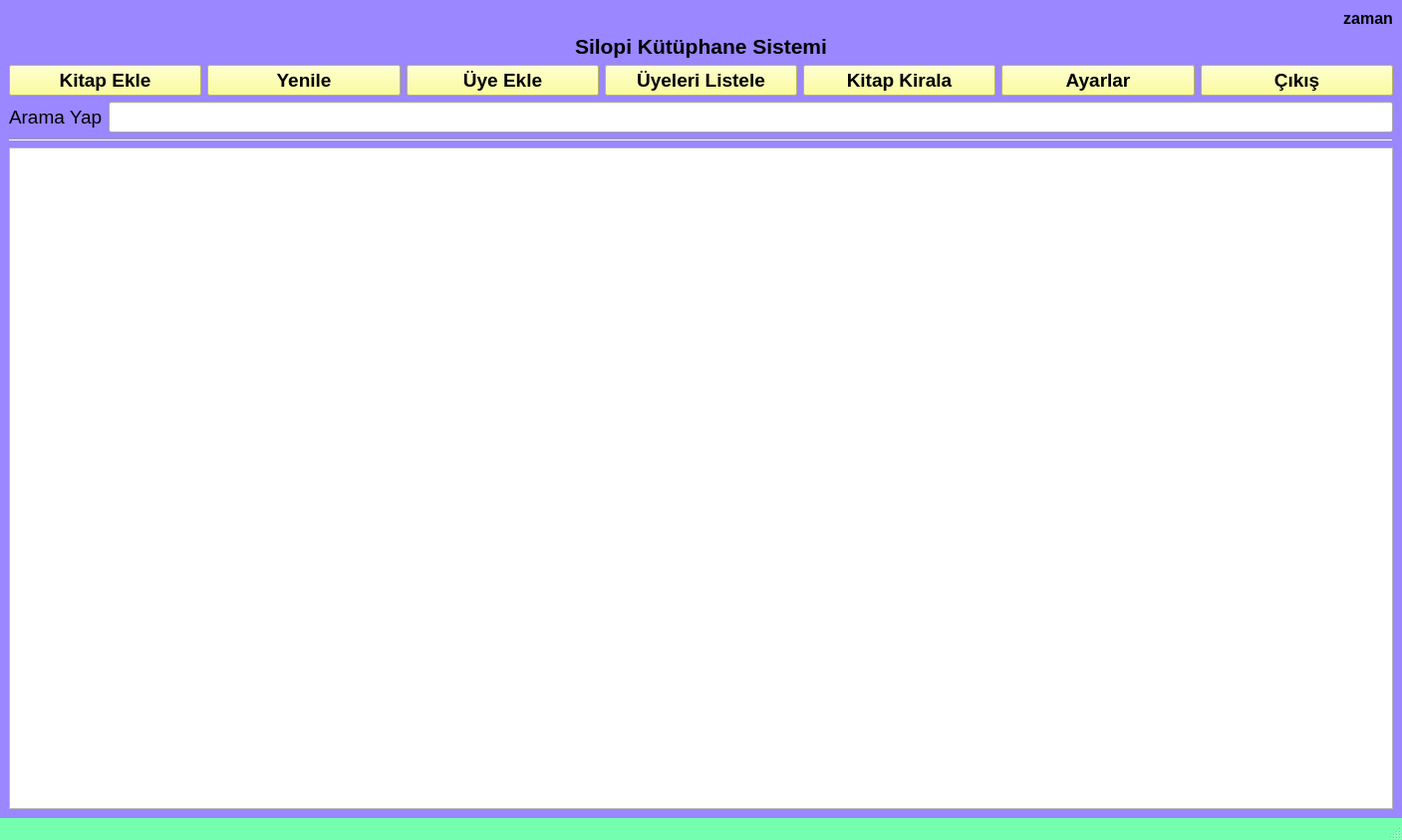
<?xml version="1.0" encoding="UTF-8"?>
<ui version="4.0">
 <class>MainWindow</class>
 <widget class="QMainWindow" name="MainWindow">
  <property name="geometry">
   <rect>
    <x>0</x>
    <y>0</y>
    <width>1407</width>
    <height>843</height>
   </rect>
  </property>
  <property name="sizePolicy">
   <sizepolicy hsizetype="Preferred" vsizetype="Preferred">
    <horstretch>0</horstretch>
    <verstretch>0</verstretch>
   </sizepolicy>
  </property>
  <property name="windowTitle">
   <string>MainWindow</string>
  </property>
  <property name="windowIcon">
   <iconset resource="resource.qrc">
    <normaloff>:/img/img/library.ico</normaloff>:/img/img/library.ico</iconset>
  </property>
  <property name="styleSheet">
   <string notr="true">#centralwidget{background-color: rgb(155, 135, 255);}

QPushButton{background-color: rgb(255, 255, 127);}

#statusbar{background-color: rgb(116, 255, 174);}
</string>
  </property>
  <widget class="QWidget" name="centralwidget">
   <layout class="QGridLayout" name="gridLayout">
    <item row="3" column="0" colspan="2">
     <layout class="QHBoxLayout" name="horizontalLayout_4">
      <item>
       <widget class="QLabel" name="label_search">
        <property name="font">
         <font>
          <pointsize>14</pointsize>
         </font>
        </property>
        <property name="text">
         <string>Arama Yap</string>
        </property>
       </widget>
      </item>
      <item>
       <widget class="QLineEdit" name="lineEdit_search">
        <property name="font">
         <font>
          <pointsize>14</pointsize>
          <weight>75</weight>
          <bold>true</bold>
         </font>
        </property>
       </widget>
      </item>
     </layout>
    </item>
    <item row="2" column="0" colspan="2">
     <layout class="QHBoxLayout" name="horizontalLayout_3">
      <item>
       <widget class="QPushButton" name="pushButton_add_book">
        <property name="font">
         <font>
          <pointsize>14</pointsize>
          <weight>75</weight>
          <bold>true</bold>
         </font>
        </property>
        <property name="styleSheet">
         <string notr="true"/>
        </property>
        <property name="text">
         <string>Kitap Ekle</string>
        </property>
        <property name="icon">
         <iconset resource="resource.qrc">
          <normaloff>:/img/img/books_2.ico</normaloff>:/img/img/books_2.ico</iconset>
        </property>
        <property name="iconSize">
         <size>
          <width>70</width>
          <height>70</height>
         </size>
        </property>
       </widget>
      </item>
      <item>
       <widget class="QPushButton" name="pushButton_refresh_books_list">
        <property name="font">
         <font>
          <pointsize>14</pointsize>
          <weight>75</weight>
          <bold>true</bold>
         </font>
        </property>
        <property name="styleSheet">
         <string notr="true"/>
        </property>
        <property name="text">
         <string>Yenile</string>
        </property>
        <property name="icon">
         <iconset resource="resource.qrc">
          <normaloff>:/img/img/refresh.ico</normaloff>:/img/img/refresh.ico</iconset>
        </property>
        <property name="iconSize">
         <size>
          <width>70</width>
          <height>70</height>
         </size>
        </property>
       </widget>
      </item>
      <item>
       <widget class="QPushButton" name="pushButton_add_user">
        <property name="font">
         <font>
          <pointsize>14</pointsize>
          <weight>75</weight>
          <bold>true</bold>
         </font>
        </property>
        <property name="styleSheet">
         <string notr="true"/>
        </property>
        <property name="text">
         <string>Üye Ekle</string>
        </property>
        <property name="icon">
         <iconset resource="resource.qrc">
          <normaloff>:/img/img/add_user.ico</normaloff>:/img/img/add_user.ico</iconset>
        </property>
        <property name="iconSize">
         <size>
          <width>70</width>
          <height>70</height>
         </size>
        </property>
       </widget>
      </item>
      <item>
       <widget class="QPushButton" name="pushButton_list_users">
        <property name="font">
         <font>
          <pointsize>14</pointsize>
          <weight>75</weight>
          <bold>true</bold>
         </font>
        </property>
        <property name="styleSheet">
         <string notr="true"/>
        </property>
        <property name="text">
         <string>Üyeleri Listele</string>
        </property>
        <property name="icon">
         <iconset resource="resource.qrc">
          <normaloff>:/img/img/list_users.ico</normaloff>:/img/img/list_users.ico</iconset>
        </property>
        <property name="iconSize">
         <size>
          <width>70</width>
          <height>70</height>
         </size>
        </property>
       </widget>
      </item>
      <item>
       <widget class="QPushButton" name="pushButton_rent_book">
        <property name="font">
         <font>
          <pointsize>14</pointsize>
          <weight>75</weight>
          <bold>true</bold>
         </font>
        </property>
        <property name="styleSheet">
         <string notr="true"/>
        </property>
        <property name="text">
         <string>Kitap Kirala</string>
        </property>
        <property name="icon">
         <iconset resource="resource.qrc">
          <normaloff>:/img/img/books.ico</normaloff>:/img/img/books.ico</iconset>
        </property>
        <property name="iconSize">
         <size>
          <width>70</width>
          <height>70</height>
         </size>
        </property>
       </widget>
      </item>
      <item>
       <widget class="QPushButton" name="pushButton_settings">
        <property name="font">
         <font>
          <pointsize>14</pointsize>
          <weight>75</weight>
          <bold>true</bold>
         </font>
        </property>
        <property name="styleSheet">
         <string notr="true"/>
        </property>
        <property name="text">
         <string>Ayarlar</string>
        </property>
        <property name="icon">
         <iconset resource="resource.qrc">
          <normaloff>:/img/img/settings.ico</normaloff>:/img/img/settings.ico</iconset>
        </property>
        <property name="iconSize">
         <size>
          <width>70</width>
          <height>70</height>
         </size>
        </property>
       </widget>
      </item>
      <item>
       <widget class="QPushButton" name="pushButton_logout">
        <property name="font">
         <font>
          <pointsize>14</pointsize>
          <weight>75</weight>
          <bold>true</bold>
         </font>
        </property>
        <property name="styleSheet">
         <string notr="true"/>
        </property>
        <property name="text">
         <string>Çıkış</string>
        </property>
        <property name="icon">
         <iconset resource="resource.qrc">
          <normaloff>:/img/img/logout.ico</normaloff>:/img/img/logout.ico</iconset>
        </property>
        <property name="iconSize">
         <size>
          <width>70</width>
          <height>70</height>
         </size>
        </property>
       </widget>
      </item>
     </layout>
    </item>
    <item row="4" column="0" colspan="2">
     <widget class="Line" name="line">
      <property name="orientation">
       <enum>Qt::Horizontal</enum>
      </property>
     </widget>
    </item>
    <item row="1" column="0" colspan="2">
     <layout class="QHBoxLayout" name="horizontalLayout_2">
      <item>
       <widget class="QLabel" name="label_otomasyon_name">
        <property name="minimumSize">
         <size>
          <width>500</width>
          <height>0</height>
         </size>
        </property>
        <property name="font">
         <font>
          <pointsize>16</pointsize>
          <weight>75</weight>
          <bold>true</bold>
         </font>
        </property>
        <property name="text">
         <string>Silopi Kütüphane Sistemi</string>
        </property>
        <property name="alignment">
         <set>Qt::AlignCenter</set>
        </property>
       </widget>
      </item>
     </layout>
    </item>
    <item row="0" column="0" colspan="2">
     <layout class="QHBoxLayout" name="horizontalLayout">
      <item>
       <widget class="QLabel" name="label_date">
        <property name="font">
         <font>
          <pointsize>12</pointsize>
          <weight>75</weight>
          <bold>true</bold>
         </font>
        </property>
        <property name="text">
         <string>zaman</string>
        </property>
        <property name="alignment">
         <set>Qt::AlignRight|Qt::AlignTrailing|Qt::AlignVCenter</set>
        </property>
       </widget>
      </item>
     </layout>
    </item>
    <item row="5" column="0" colspan="2">
     <layout class="QHBoxLayout" name="horizontalLayout_5">
      <item>
       <widget class="QTableWidget" name="tableWidget_list_books">
        <attribute name="horizontalHeaderVisible">
         <bool>false</bool>
        </attribute>
       </widget>
      </item>
     </layout>
    </item>
   </layout>
  </widget>
  <widget class="QStatusBar" name="statusbar"/>
 </widget>
 <resources>
  <include location="resource.qrc"/>
 </resources>
 <connections/>
</ui>
